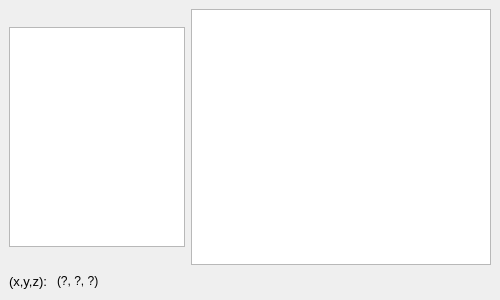
  <widget class="QDockWidget" name="optimizer_dockWidget">
   <property name="minimumSize">
    <size>
     <width>226</width>
     <height>300</height>
    </size>
   </property>
   <property name="windowTitle">
    <string>Optimizer</string>
   </property>
   <attribute name="dockWidgetArea">
    <number>2</number>
   </attribute>
   <widget class="QWidget" name="dockWidgetContents_2">
    <layout class="QVBoxLayout" name="verticalLayout_3">
     <item>
      <layout class="QHBoxLayout" name="horizontalLayout_12" stretch="0,5">
       <property name="sizeConstraint">
        <enum>QLayout::SetMaximumSize</enum>
       </property>
       <item>
        <widget class="PlotWidget" name="xy_refocus_ViewWidget_2">
         <property name="sizePolicy">
          <sizepolicy hsizetype="Expanding" vsizetype="Expanding">
           <horstretch>1</horstretch>
           <verstretch>1</verstretch>
          </sizepolicy>
         </property>
         <property name="minimumSize">
          <size>
           <width>100</width>
           <height>100</height>
          </size>
         </property>
         <property name="maximumSize">
          <size>
           <width>220</width>
           <height>220</height>
          </size>
         </property>
         <property name="sizeIncrement">
          <size>
           <width>0</width>
           <height>0</height>
          </size>
         </property>
         <property name="baseSize">
          <size>
           <width>0</width>
           <height>0</height>
          </size>
         </property>
        </widget>
       </item>
       <item>
        <widget class="PlotWidget" name="depth_refocus_ViewWidget_2">
         <property name="sizePolicy">
          <sizepolicy hsizetype="MinimumExpanding" vsizetype="MinimumExpanding">
           <horstretch>1</horstretch>
           <verstretch>1</verstretch>
          </sizepolicy>
         </property>
         <property name="minimumSize">
          <size>
           <width>100</width>
           <height>100</height>
          </size>
         </property>
         <property name="maximumSize">
          <size>
           <width>300</width>
           <height>300</height>
          </size>
         </property>
        </widget>
       </item>
      </layout>
     </item>
     <item>
      <layout class="QHBoxLayout" name="horizontalLayout_13" stretch="0,0,0">
       <item>
        <widget class="QLabel" name="label_9">
         <property name="font">
          <font>
           <pointsize>10</pointsize>
          </font>
         </property>
         <property name="text">
          <string>(x,y,z): </string>
         </property>
        </widget>
       </item>
       <item>
        <widget class="QLabel" name="refocus_position_label">
         <property name="toolTip">
          <string>This text is selectable.  Copy and paste into labnotes.</string>
         </property>
         <property name="text">
          <string>(?, ?, ?)</string>
         </property>
         <property name="textInteractionFlags">
          <set>Qt::LinksAccessibleByMouse|Qt::TextSelectableByKeyboard|Qt::TextSelectableByMouse</set>
         </property>
        </widget>
       </item>
       <item>
        <spacer name="horizontalSpacer_6">
         <property name="orientation">
          <enum>Qt::Horizontal</enum>
         </property>
         <property name="sizeHint" stdset="0">
          <size>
           <width>40</width>
           <height>20</height>
          </size>
         </property>
        </spacer>
       </item>
      </layout>
     </item>
    </layout>
   </widget>
  </widget>
